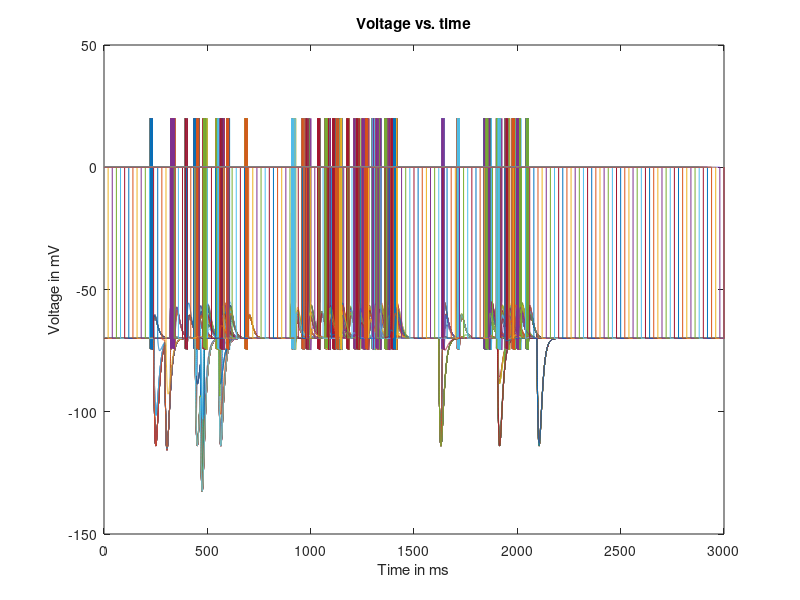

This chart was generated by the following MATLAB code: (Note: a time limit stopped this script after it produced the figure.)
% Lab 2: Build an integrate-and-fire model neuron and observe its spiking  
%             for various levels of injected current 

clear
close all
clc


%DEFINE PARAMETERS 
inpN = 10;             % Number of input neurons to one output neuron
inpConn = .2;           % connection probability for input to output
exc_exc_Conn = .1;      % 10% connection probability for recurrent exc
inh_exc_Conn = .2;      % 20% connection probability for inh to exc

N = 100;
inhProb = .2;

% Input distribution
k_inh = 1*(rand(inpN,1)<inhProb);
k_exc = ~k_inh;
inhInds = find(k_exc~=1);
excInds = find(k_exc==1);
numExc = length(excInds);
numInh = length(inhInds);

% Hidden layer distribution
hiddenInh = 1*(rand(N,1)<inhProb);
hiddenExc = ~hiddenInh;
hidInhInds = find(hiddenExc~=1);
hidExcInds = find(hiddenExc==1);
excN = length(hidExcInds);
inhN = length(hidInhInds);

dt = 0.1;               % time step [ms] 
t_end = 3000;           % total time of run [ms] 
t_StimStart = 10;      % time to start injecting current [ms] 
t_StimEnd = 900;        % time to end injecting current [ms] 
E_L = -70;              % resting membrane potential [mV] 
V_th = -55;             % spike threshold [mV] 
V_reset = -75;          % value to reset voltage to after a spike [mV] 
V_spike = 20;           % value to draw a spike to, when cell spikes [mV] 
R_m = 10;               % membrane resistance [MOhm]. NOTE: If high, is more sensitive to injected current.
tau = 10;               % membrane time constant [ms] 
f_rate = 0.003;         % ms^-1

T = ceil(t_end/dt);      % Number of time steps per ms.

%DEFINE INITIAL VALUES AND VECTORS TO HOLD RESULTS 
t_vect = 0:dt:t_end;                        % will hold vector of times 
V_vect = zeros(N,length(t_vect));           % initialize the voltage vector (runs faster)
V_plot_vect = zeros(N,length(t_vect));      % pretty version of V_vect to be plotted, that displays a spike 
                                            % whenever voltage reaches threshold 
                                      % index denoting which element of V is being assigned 
V_inf = zeros(N,1);
V_vect(:,1)= E_L;                             % first element of V, i.e. value of V at t=0 
V_plot_vect(:,1) = V_vect(1);                 % if no spike, then just plot the actual voltage V 

%INTEGRATE THE EQUATION tau*dV/dt = -V + E_L + I_e*R_m 
I_Stim = 1.51;                                  % magnitude of pulse of injected current [nA] 
I_e_vect = zeros(1,t_StimStart/dt);             % portion of I_e_vect from t=0 to t=t_StimStart 
I_e_vect = [I_e_vect  I_Stim*ones(1,1+ ...
    ((t_StimEnd-t_StimStart)/dt))];             % add portion from t=t_StimStart to t=t_StimEnd 
I_e_vect = [I_e_vect  zeros(1, ...
    (t_end-t_StimEnd)/dt)];                     % add portion from t=t_StimEnd to t=t_end 


g_in = zeros(inpN,1);
E_in = zeros(inpN,1);

g = zeros(N,1);
E = zeros(N,1);
E(hidInhInds) = -85;

w_in = 0.07 * (rand(N,inpN) < inpConn);
w_exc_exc = 0.000000005 * (rand(excN,excN) < exc_exc_Conn);
w_inh_exc = .0001 * (rand(inhN,excN) < inh_exc_Conn);

% SYNAPTIC INPUT MODEL
% I_syn = sum(w_in*g_in(t)*(E_in-v(t))
% g_in = g_in/tau
% To compute avg firing rate, want # spikes/ sec.
% Interspike interval: time between ith and i+1th spike (is). Corresp. FR
% is 1/tisi.

numSpk = zeros(N,1);        % hold number of spikes that have occurred for this neuron.
spkMat = zeros(N,length(t_vect));   % hold spikes per neuron over time to make a raster plot
fired = 0;
t_past = 0;
for t=1:T-1   %loop through values of t in steps of dt ms 
    % Add a new neuron every 4 steps.
    if t == t_past+200
        t_past = t;
        N = N+1;
        V_inf(N,:) = 0;
        V_vect(N,:) = E_L;
        V_plot_vect(N,:) = 0;
        g(N,:) = 0;
        I_app(N,:) = 0;
        fired(N) = 0;
        numSpk(N) = 0;

        w_in(N,:) = 0.07 * (rand(1,inpN) < inpConn);
        
        inhOrExc = rand;
        if inhOrExc < 0.8
            excN = excN + 1;
            E(N) = 0;
            hidExcInds(end+1) = N;
            
            % This only needs to be done if a new exc neuron was added
            w_exc_exc(excN,excN) = 0.000000005 * (rand(1,1) < exc_exc_Conn);
            w_inh_exc(:,excN) = 0.0001 * (rand(inhN,1) < inh_exc_Conn);       
        else
            inhN = inhN + 1;
            E(N) = -85;
            hidInhInds(end+1) = N;
            
            % This only needs to be done if a new inh neuron was added
            w_inh_exc(inhN,:) = .0001 * (rand(1,excN) < inh_exc_Conn);           
        end
    end    
    if (t*dt > 200 && t*dt < 700) || (t*dt >900 && t*dt < 1400) || (t*dt > 1600 && t*dt < 2100)  % provide input current over ms = 200:700
        temp_p = rand(inpN,1)<f_rate*dt;
        p(excInds,:) = temp_p(excInds);
        p(inhInds,:) = -1*(temp_p(inhInds));
    else
        p = 0;
    end
    
    % update conductance of g_in   
    I_app = w_in * (g_in .* E_in)-(w_in * g_in) .* V_vect(:,t);
    I_app = I_app - (w_in * g_in) .* V_vect(t);
    g_in = (1-dt/tau) * g_in;
    
    % update recurrent connection conductances
    g = g + fired;
    I_inh = w_inh_exc * (g(hidExcInds,:) .* E(hidExcInds,:)) - ...
        (w_inh_exc * g(hidExcInds,:)) .* V_vect(hidInhInds,t);
    I_exc = w_exc_exc * (g(hidExcInds,:) .* E(hidExcInds,:)) - ...
        (w_exc_exc * g(hidExcInds,:)) .* V_vect(hidExcInds,t);
    
    I_app(hidInhInds) = I_app(hidInhInds) + I_inh;
    I_app(hidExcInds) = I_app(hidExcInds) + I_exc;
    g = (1-dt/tau)*g;
    
    V_inf = E_L + I_app*R_m;        
    %V_inf(inhInds) = E_L - I_app(inhInds)*R_m;
    
    % value that V_vect is exponentially decaying towards at this time step 
    % next line does the integration update rule 
    V_vect(:,t+1) = V_inf + (V_vect(:,t) - V_inf)*exp(-dt/tau);
    
    fired = V_vect(:,t+1)>=V_th;
    inds_spk = find(V_vect(:,t+1) >= V_th);
    inds_noSpk = find(V_vect(:,t+1) < V_th);
    g_in = g_in + p;
%     if N > 50
%         disp('updated neuron total');
%         pause
%     end     
%     if any(V_vect(:,t+1)>V_th)
%         disp('at least one cell spiked');
%         pause
%     end

    %if (V_vect(:,t+1) > V_th)                 % cell spiked 
            V_vect(inds_spk,t+1) = V_reset;          % set voltage back to V_reset 
            V_plot_vect(inds_spk,t+1) = V_spike;     % set vector that will be plotted to show a spike here 
            numSpk(inds_spk) = numSpk(inds_spk) + 1;
            spkMat(inds_spk,t) = 1;
           
    %else   
%             % voltage didn't cross threshold so cell does not spike
%             V_plot_vect(t+1) = V_vect(t+1); % plot the actual voltage 
            V_plot_vect(inds_noSpk,t+1) = V_vect(inds_noSpk,t+1);
    %end  
   
end 

avgFR = 1000*numSpk/(t_StimEnd-t_StimStart);     % gives us average FR in Hz.

%MAKE PLOTS 
figure(1) 
plot(t_vect, V_plot_vect);   
title('Voltage vs. time'); 
xlabel('Time in ms'); 
ylabel('Voltage in mV'); 

figure;
grpID = 'Hidden Layer';
plotRaster(spkMat,grpID,hidExcInds,hidInhInds);
